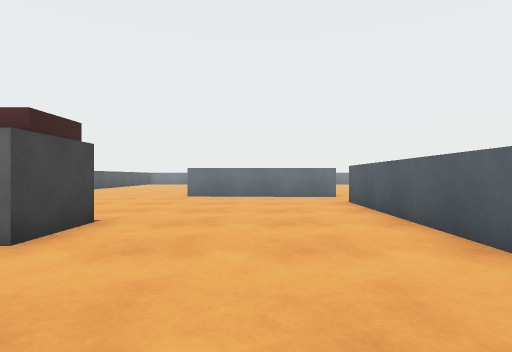
view 1 (above)

22 first-person views from a walk through a scene from a Unity 3-D project. The camera is 0.72 m above the floor, looks level and sees 80° across. The floor is counted in squares, 1 m on a side. Each view is taken from the middle of a square. On the plan, view 1 faces up. The plan holds only what a view shows up to about 10 squares ahead; the rest is blank. The place goes on beyond the plan. Some animated figures are left out.

view 2
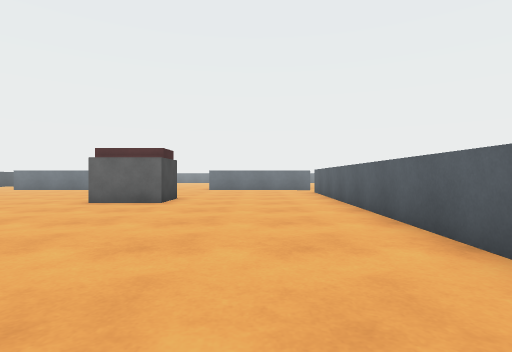

view 3
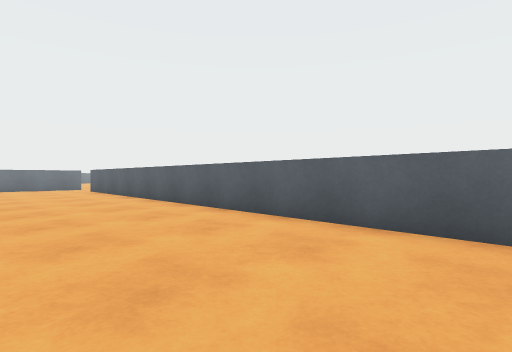

view 4
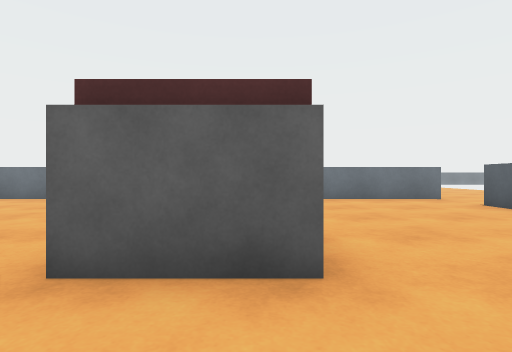

view 5
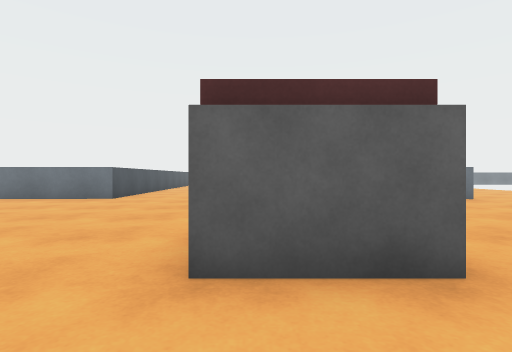

view 6
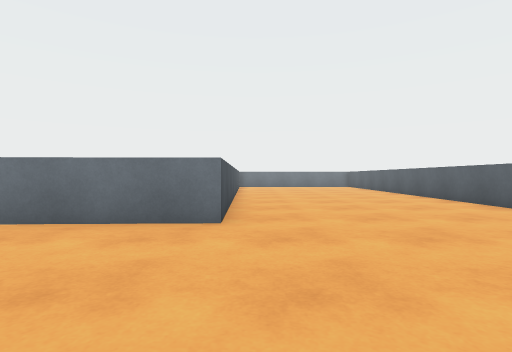

view 7
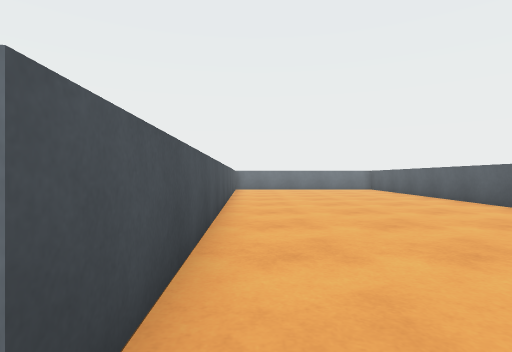

view 8
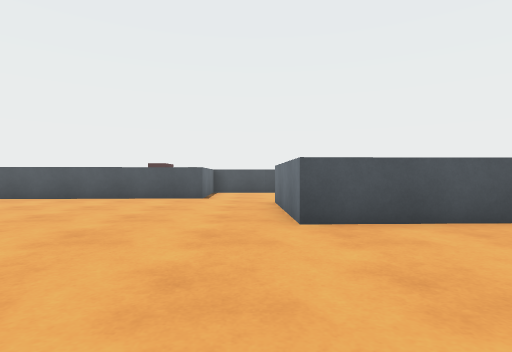

view 9
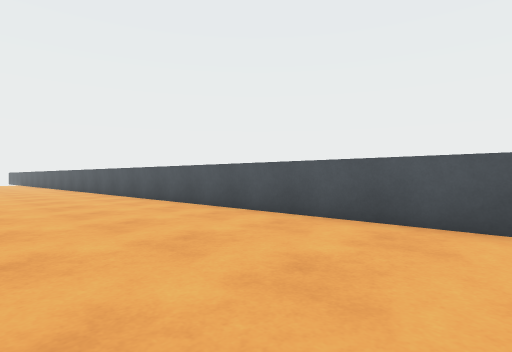

view 10
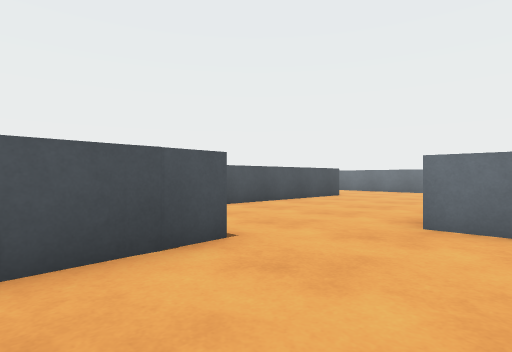

view 11
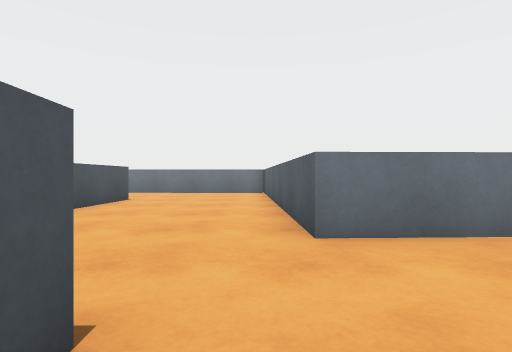

view 12
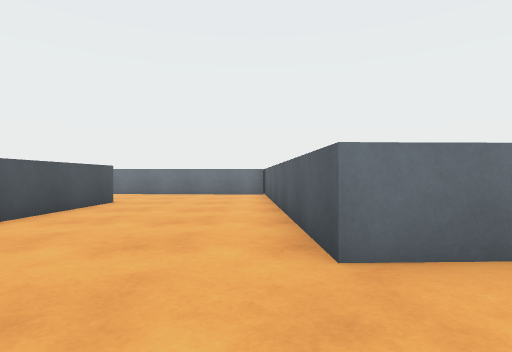

view 13
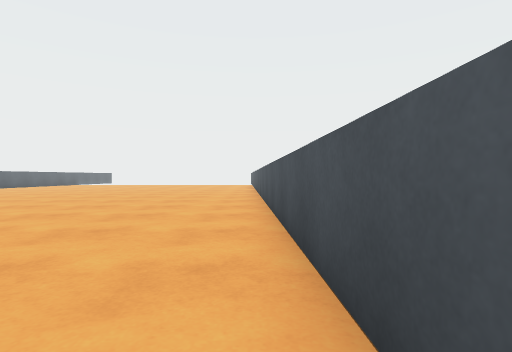

view 14
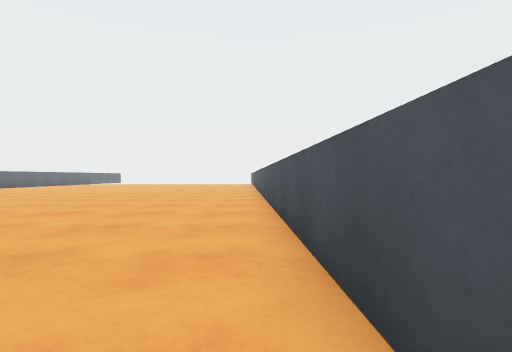

view 15
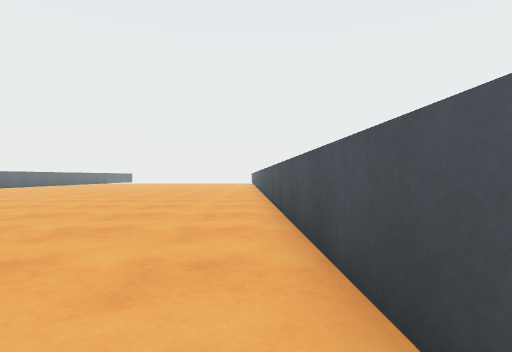

view 16
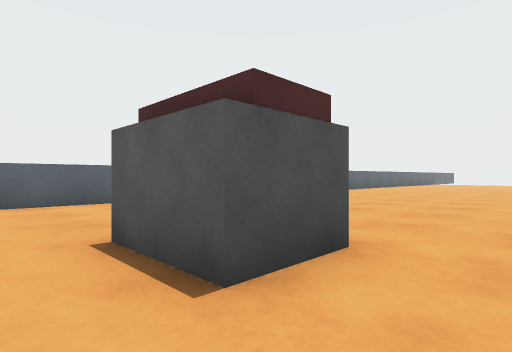

view 17
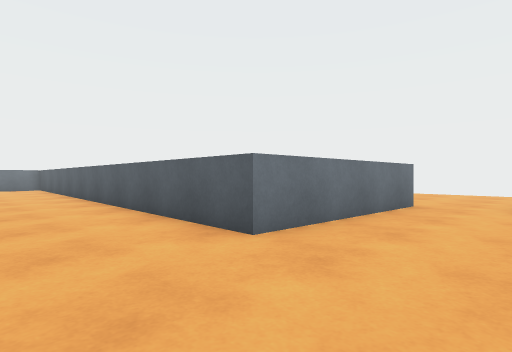

view 18
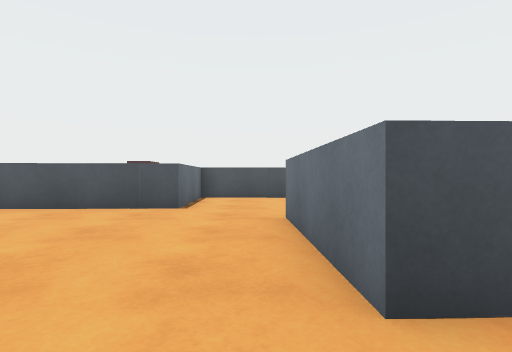

view 19
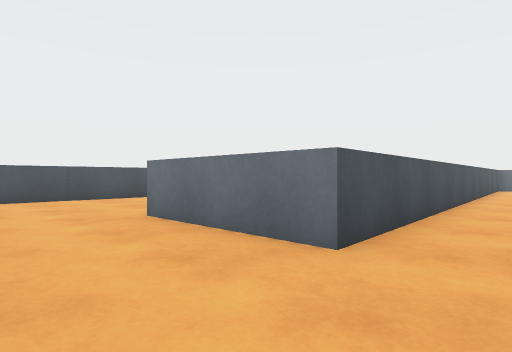

view 20
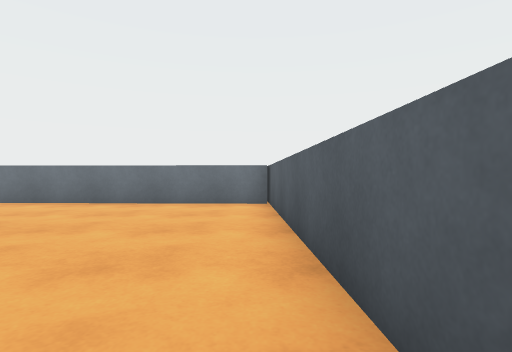

view 21
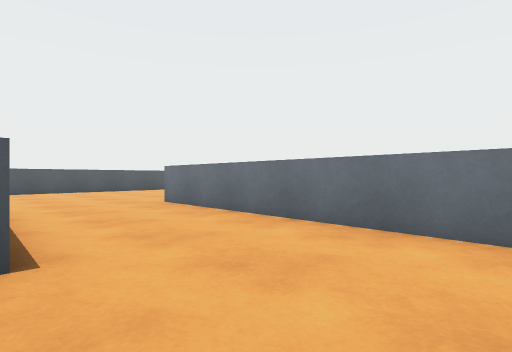

view 22
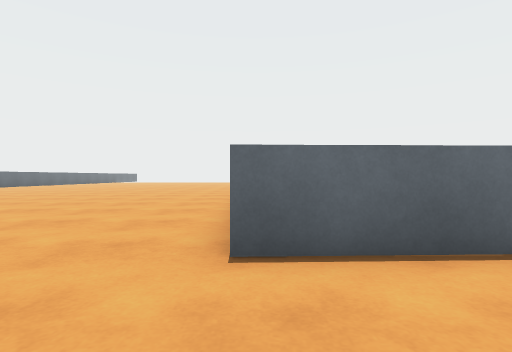

### Floor plan
Points are (right, up) in squares from view 1. A wall is a line through its corners. A room is listed if a view was taken in it or the views show most of it. See-through windows are left out.
Room 1 (views 1, 2, 3, 4, 5, 6, 7, 8, 9, 10, 11, 12, 13, 14, 15, 16, 17, 18, 19)
walls: (-13.8, 8.3) (-13.3, -4.5); (2.9, 10.5) (-2.4, 10.7) (-2.1, 20); (2.1, -6.6) (2.6, 8.5); (-8.8, 17.5) (-8.5, 10.7) (-12.3, 10.5) (-12.3, 11.5); (-8.8, 18.7) (-8.8, 17.7); (-8.8, 19.4) (-8.8, 18.8); (-8.9, 20) (-8.8, 19.5)
ways out: opening at (-13, 10) to room 2; opening at (2, 9.5)
objects: other object (-4, 4) to (-3, 4)
Room 2 (views 20, 21, 22)
walls: (-16.4, 8.2) (-13.8, 8.3); (-16.9, 16.4) (-17.1, 8.8); (-12.3, 11.5) (-12.6, 17.5); (-12.7, 19.9) (-18.9, 20.1)
ways out: opening at (-13, 10) to room 1

Where each view was taken, in squares from view 1:
view 1: 0 up, 0 right, facing up
view 2: 5 down, 0 right, facing up
view 3: 7 down, 2 left, facing up-right
view 4: 1 up, 3 left, facing up
view 5: 1 up, 4 left, facing up
view 6: 6 up, 8 left, facing up
view 7: 10 up, 8 left, facing up
view 8: 10 up, 4 left, facing left
view 9: 6 up, 9 left, facing down-left
view 10: 6 up, 11 left, facing up-left
view 11: 7 up, 13 left, facing up
view 12: 8 up, 13 left, facing up
view 13: 2 up, 13 left, facing down
view 14: 4 up, 13 left, facing down
view 15: 7 up, 13 left, facing down
view 16: 6 up, 6 left, facing down-right
view 17: 8 up, 5 left, facing up-right
view 18: 10 up, 7 left, facing left
view 19: 8 up, 7 left, facing up-left
view 20: 12 up, 13 left, facing up
view 21: 16 up, 14 left, facing up-left
view 22: 11 up, 14 left, facing down
